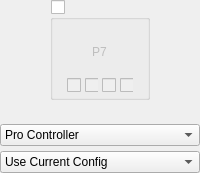
            <widget class="QWidget" name="widgetPlayer7" native="true">
             <layout class="QVBoxLayout" name="verticalLayout_25">
              <property name="spacing">
               <number>5</number>
              </property>
              <property name="leftMargin">
               <number>0</number>
              </property>
              <property name="topMargin">
               <number>0</number>
              </property>
              <property name="rightMargin">
               <number>0</number>
              </property>
              <property name="bottomMargin">
               <number>0</number>
              </property>
              <item alignment="Qt::AlignHCenter">
               <widget class="QGroupBox" name="groupPlayer7Connected">
                <property name="minimumSize">
                 <size>
                  <width>100</width>
                  <height>100</height>
                 </size>
                </property>
                <property name="maximumSize">
                 <size>
                  <width>100</width>
                  <height>100</height>
                 </size>
                </property>
                <property name="title">
                 <string/>
                </property>
                <property name="checkable">
                 <bool>true</bool>
                </property>
                <property name="checked">
                 <bool>false</bool>
                </property>
                <layout class="QVBoxLayout" name="verticalLayout_10" stretch="1,0">
                 <property name="spacing">
                  <number>7</number>
                 </property>
                 <property name="leftMargin">
                  <number>14</number>
                 </property>
                 <property name="topMargin">
                  <number>7</number>
                 </property>
                 <property name="rightMargin">
                  <number>14</number>
                 </property>
                 <property name="bottomMargin">
                  <number>4</number>
                 </property>
                 <item>
                  <widget class="QWidget" name="controllerPlayer7" native="true">
                   <property name="styleSheet">
                    <string notr="true"/>
                   </property>
                   <layout class="QVBoxLayout" name="verticalLayout_18">
                    <property name="topMargin">
                     <number>16</number>
                    </property>
                    <item alignment="Qt::AlignHCenter|Qt::AlignVCenter">
                     <widget class="QLabel" name="labelPlayer7">
                      <property name="text">
                       <string>P7</string>
                      </property>
                     </widget>
                    </item>
                   </layout>
                  </widget>
                 </item>
                 <item alignment="Qt::AlignHCenter">
                  <widget class="QWidget" name="Player7LEDs" native="true">
                   <property name="enabled">
                    <bool>false</bool>
                   </property>
                   <property name="minimumSize">
                    <size>
                     <width>0</width>
                     <height>10</height>
                    </size>
                   </property>
                   <layout class="QHBoxLayout" name="horizontalLayout_13">
                    <property name="spacing">
                     <number>4</number>
                    </property>
                    <property name="leftMargin">
                     <number>0</number>
                    </property>
                    <property name="topMargin">
                     <number>0</number>
                    </property>
                    <property name="rightMargin">
                     <number>0</number>
                    </property>
                    <property name="bottomMargin">
                     <number>0</number>
                    </property>
                    <item>
                     <widget class="QCheckBox" name="checkboxPlayer7LED1"/>
                    </item>
                    <item>
                     <widget class="QCheckBox" name="checkboxPlayer7LED2"/>
                    </item>
                    <item>
                     <widget class="QCheckBox" name="checkboxPlayer7LED3"/>
                    </item>
                    <item>
                     <widget class="QCheckBox" name="checkboxPlayer7LED4"/>
                    </item>
                   </layout>
                  </widget>
                 </item>
                </layout>
               </widget>
              </item>
              <item>
               <widget class="QWidget" name="Player7Explain" native="true">
                <property name="minimumSize">
                 <size>
                  <width>0</width>
                  <height>10</height>
                 </size>
                </property>
                <property name="maximumSize">
                 <size>
                  <width>150</width>
                  <height>16777215</height>
                 </size>
                </property>
                <layout class="QVBoxLayout" name="verticalLayout_42">
                 <property name="spacing">
                  <number>0</number>
                 </property>
                 <property name="leftMargin">
                  <number>0</number>
                 </property>
                 <property name="topMargin">
                  <number>0</number>
                 </property>
                 <property name="rightMargin">
                  <number>0</number>
                 </property>
                 <property name="bottomMargin">
                  <number>0</number>
                 </property>
                 <item>
                  <widget class="QLabel" name="labelPlayer7Explain">
                   <property name="alignment">
                    <set>Qt::AlignCenter</set>
                   </property>
                  </widget>
                 </item>
                </layout>
               </widget>
              </item>
              <item>
               <widget class="QComboBox" name="comboPlayer7Emulated">
                <item>
                 <property name="text">
                  <string>Pro Controller</string>
                 </property>
                </item>
                <item>
                 <property name="text">
                  <string>Dual Joycons</string>
                 </property>
                </item>
                <item>
                 <property name="text">
                  <string>Left Joycon</string>
                 </property>
                </item>
                <item>
                 <property name="text">
                  <string>Right Joycon</string>
                 </property>
                </item>
               </widget>
              </item>
              <item>
               <widget class="QComboBox" name="comboPlayer7Profile">
                <item>
                 <property name="text">
                  <string>Use Current Config</string>
                 </property>
                </item>
               </widget>
              </item>
             </layout>
            </widget>
